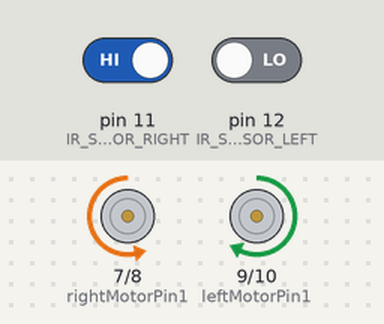
A sketch run on a simulated Arduino Uno, built with avr-gcc and run on an emulated ATmega328P. Shown: motor-driver pin pairs drawn as motors (green arrow = first pin HIGH = forward, orange = second pin HIGH = backward, longer = more drive, scaled by the enable pin). The test bench sets the inputs (shaded band); at power-on: pin 11 (IR_SENSOR_RIGHT) HIGH, pin 12 (IR_SENSOR_LEFT) LOW.

Above: at 1.2 s.
1.3 s: pin 11 (IR_SENSOR_RIGHT) driven LOW
At 2.2 s:
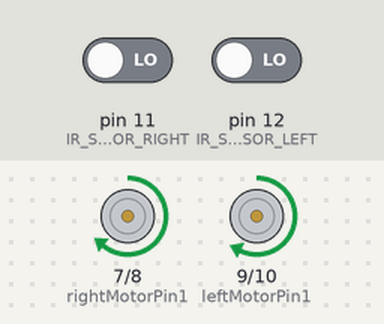
2.8 s: pin 12 (IR_SENSOR_LEFT) driven HIGH
At 3.3 s:
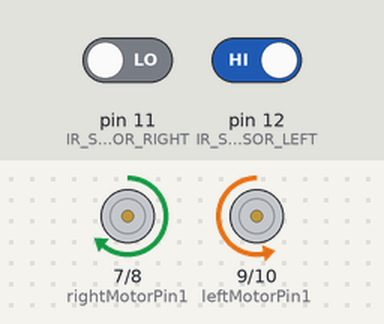
4.3 s: pin 11 (IR_SENSOR_RIGHT) driven HIGH
At 5.5 s:
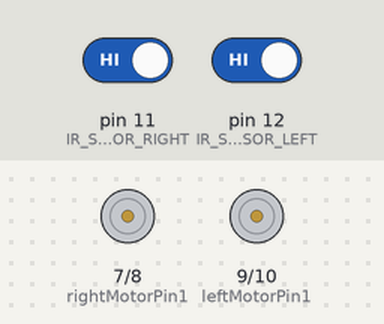
5.8 s: pin 12 (IR_SENSOR_LEFT) driven LOW
At 6.8 s:
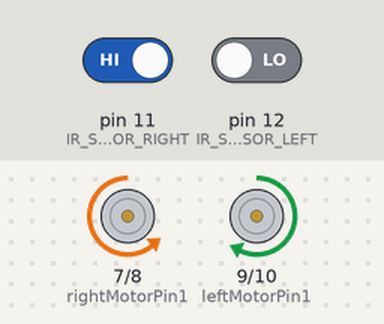
Timing chart, 0 to 8.3 s (numbered marks = the images above; inputs shaded):
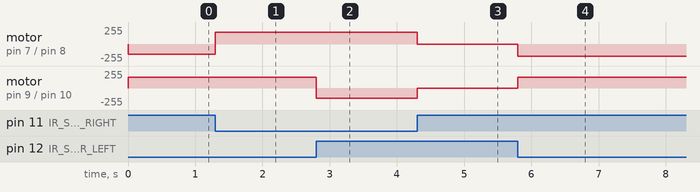

Measured:
- after the input at 1.3 s, motor on pin 7 (rightMotorPin1) / pin 8 (rightMotorPin2): backward 150/255 → forward 180/255 at once
- after the input at 2.8 s, motor on pin 9 (leftMotorPin1) / pin 10 (leftMotorPin2): forward 165/255 → backward 150/255 at once
- after the input at 4.3 s, motor on pin 7 (rightMotorPin1) / pin 8 (rightMotorPin2): forward 180/255 → stopped at once; motor on pin 9 (leftMotorPin1) / pin 10 (leftMotorPin2): backward 150/255 → stopped at once
- after the input at 5.8 s, motor on pin 7 (rightMotorPin1) / pin 8 (rightMotorPin2): stopped → backward 180/255 at once; motor on pin 9 (leftMotorPin1) / pin 10 (leftMotorPin2): stopped → forward 165/255 at once

The sketch:

line_follower.ino
```cpp
#define IR_SENSOR_RIGHT 11
#define IR_SENSOR_LEFT 12
#define MOTOR_SPEED 200

int enableRightMotor = 6;
int rightMotorPin1 = 7;
int rightMotorPin2 = 8;

int enableLeftMotor = 5;
int leftMotorPin1 = 9;
int leftMotorPin2 = 10;

// tweak these two values to balance the motors
int rightSpeed = 180;
int leftSpeed = 165;

// tweak this to control how sharply it turns
int turnSpeed = 150;

void setup() {
  pinMode(enableRightMotor, OUTPUT);
  pinMode(rightMotorPin1, OUTPUT);
  pinMode(rightMotorPin2, OUTPUT);
  pinMode(enableLeftMotor, OUTPUT);
  pinMode(leftMotorPin1, OUTPUT);
  pinMode(leftMotorPin2, OUTPUT);
  pinMode(IR_SENSOR_RIGHT, INPUT);
  pinMode(IR_SENSOR_LEFT, INPUT);

  rotateMotor(0, 0);
}

void loop() {
  int rightIRSensorValue = digitalRead(IR_SENSOR_RIGHT);
  int leftIRSensorValue = digitalRead(IR_SENSOR_LEFT);

  if (rightIRSensorValue == LOW && leftIRSensorValue == LOW) {
    // both on white — go straight
    rotateMotor(rightSpeed, leftSpeed);
  }
  else if (rightIRSensorValue == HIGH && leftIRSensorValue == LOW) {
    // right hits black — reverse right wheel, left keeps going
    rotateMotor(-turnSpeed, leftSpeed);
  }
  else if (rightIRSensorValue == LOW && leftIRSensorValue == HIGH) {
    // left hits black — reverse left wheel, right keeps going
    rotateMotor(rightSpeed, -turnSpeed);
  }
  else {
    rotateMotor(0, 0);
  }
}

void rotateMotor(int rightMotorSpeed, int leftMotorSpeed) {
  if (rightMotorSpeed < 0) {
    digitalWrite(rightMotorPin1, LOW);
    digitalWrite(rightMotorPin2, HIGH);
  }
  else if (rightMotorSpeed > 0) {
    digitalWrite(rightMotorPin1, HIGH);
    digitalWrite(rightMotorPin2, LOW);
  }
  else {
    digitalWrite(rightMotorPin1, LOW);
    digitalWrite(rightMotorPin2, LOW);
  }

  if (leftMotorSpeed < 0) {
    digitalWrite(leftMotorPin1, LOW);
    digitalWrite(leftMotorPin2, HIGH);
  }
  else if (leftMotorSpeed > 0) {
    digitalWrite(leftMotorPin1, HIGH);
    digitalWrite(leftMotorPin2, LOW);
  }
  else {
    digitalWrite(leftMotorPin1, LOW);
    digitalWrite(leftMotorPin2, LOW);
  }

  analogWrite(enableRightMotor, abs(rightMotorSpeed));
  analogWrite(enableLeftMotor, abs(leftMotorSpeed));
}
```
